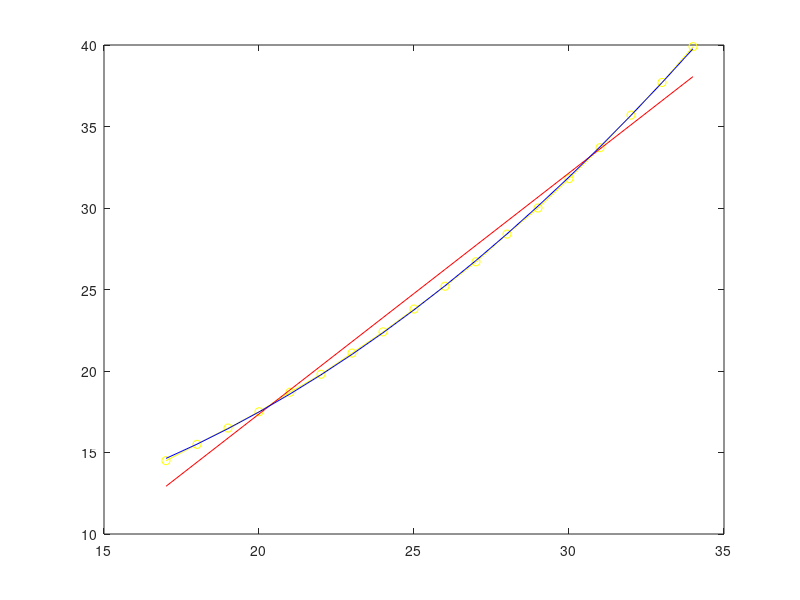

Write the MATLAB code that produced this figure. (Note: this script raises an error after producing the figure.)
clear;
clc;

T = [17 : 1 : 34];
P = [14.5 15.5 16.5 17.5 18.7 19.8 21.1 22.4 23.8 25.2 26.7 28.4 30.0 31.8 33.7 35.7 37.7 39.9];

hold off
r1 = polyfit(T,P,1);
p1 = polyval(r1,T);

r2 = polyfit(T,P,2);
p2 = polyval(r2,T);


p = plot(T,P,'yo-',T,p1,'r',T,p2,'b');

p(1).LineWidth = 4;
p(2).LineWidth = 1;
p(3).LineWidth = 1;

surf_area = polyval(polyint(r2),35)- polyval(polyint(r2),20);
disp(surf_area)